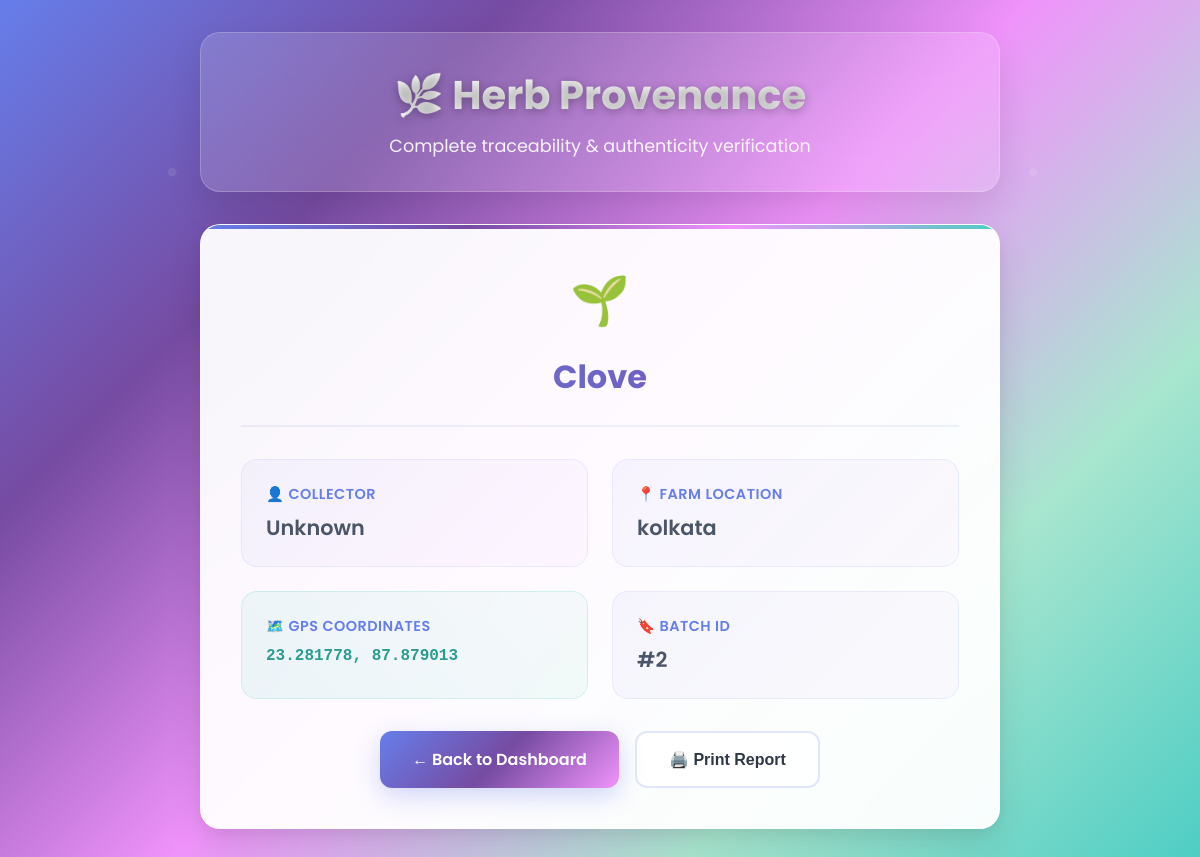
Page /provenance/2 on the earlier database version.
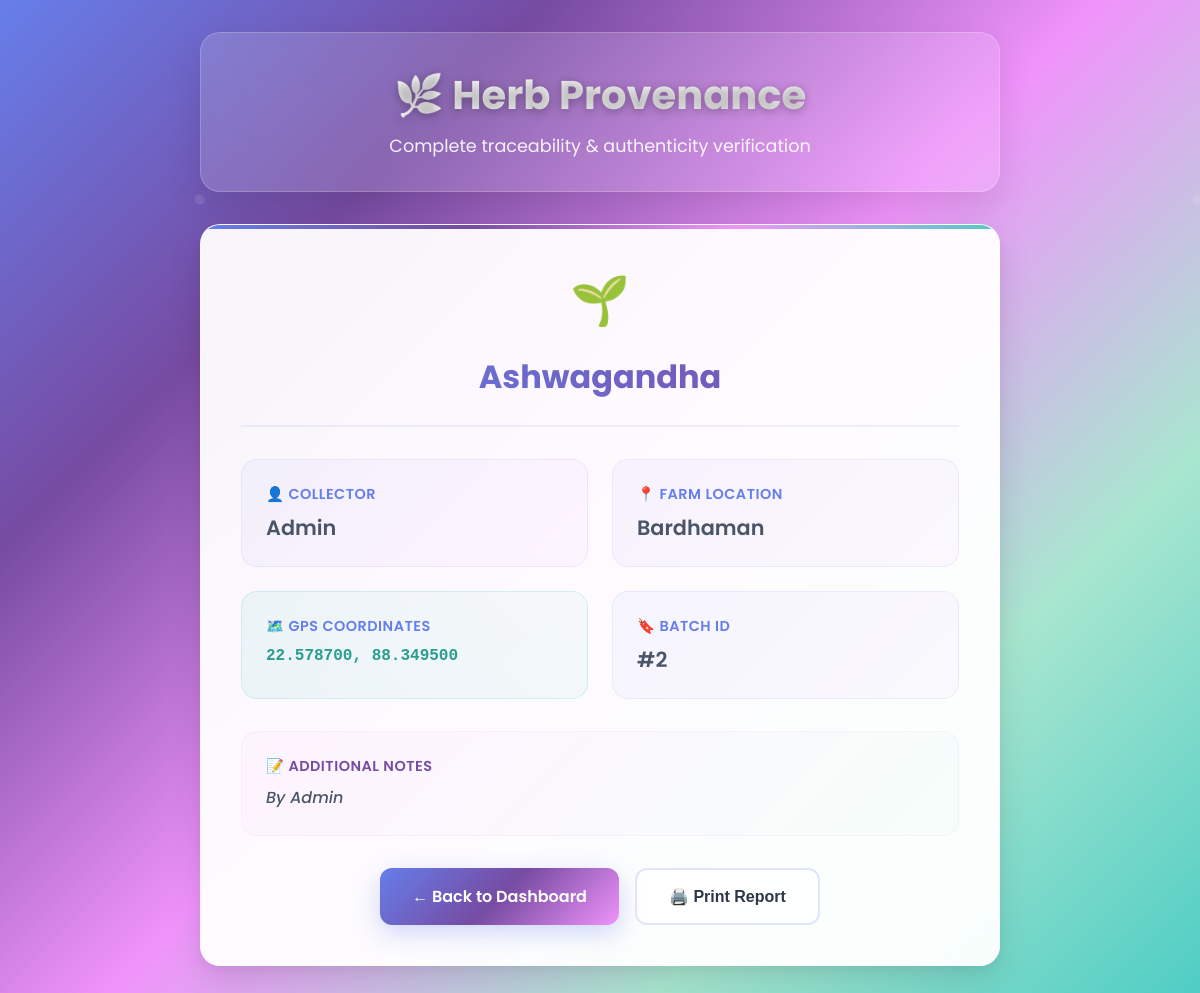
Same page on the later database version.
### models.py (models this page shows, shortened)
class HerbBatch(db.Model):
    __tablename__ = 'herb_batch'
    id = db.Column(db.Integer, primary_key=True)
    herb_name = db.Column(db.String(120), nullable=False)
    collector = db.Column(db.String(120))
    farm_location = db.Column(db.String(256))
    collected_on = db.Column(db.DateTime, default=datetime.utcnow)  # Full timestamp
    latitude = db.Column(db.Float)        # Geo-tag: Latitude
    longitude = db.Column(db.Float)       # Geo-tag: Longitude
    geo_precision = db.Column(db.Float)   # Optional: GPS accuracy in meters
    notes = db.Column(db.Text)
    qr_code_data = db.Column(db.String(512))  # Encoded QR content or image path
    blockchain_tx = db.Column(db.String(256))  # Future Fabric integration
    user_id = db.Column(db.Integer, db.ForeignKey('user.id'), nullable=False)

### app.py (the view)
@app.route('/provenance/<int:batch_id>')
def provenance(batch_id):
    batch = HerbBatch.query.get_or_404(batch_id)
    return render_template('provenance.html', batch=batch)

### templates/provenance.html (shortened to what this page needs)
<!DOCTYPE html>
<html lang="en">
<head>
</head>
<body>
    <div class="container">
        <div class="header">
            <h1>🌿 Herb Provenance</h1>
            <p>Complete traceability & authenticity verification</p>
        </div>
        <div class="provenance-card">
            <div class="herb-title">
                <span class="herb-emoji">🌱</span>
                <h2>{{ batch.herb_name }}</h2>
            </div>
            <div class="info-grid">
                <div class="info-item">
                    <div class="info-label">
                        👤 Collector
                    </div>
                    <div class="info-value large">{{ batch.collector }}</div>
                </div>
                <div class="info-item">
                    <div class="info-label">
                        📍 Farm Location
                    </div>
                    <div class="info-value large">{{ batch.farm_location }}</div>
                </div>
                <div class="info-item coordinates">
                    <div class="info-label">
                        🗺️ GPS Coordinates
                    </div>
                    <div class="info-value">
                        {% if batch.latitude and batch.longitude %}
                            {{ "%.6f"|format(batch.latitude|float) }}, {{ "%.6f"|format(batch.longitude|float) }}
                        {% else %}
                            Not provided
                        {% endif %}
                    </div>
                </div>
                <div class="info-item">
                    <div class="info-label">
                        🔖 Batch ID
                    </div>
                    <div class="info-value large">#{{ batch.id }}</div>
                </div>
            </div>
            {% if batch.notes %}
            <div class="notes-section">
                <div class="info-label">
                    📝 Additional Notes
                </div>
                <div class="info-value">{{ batch.notes }}</div>
            </div>
            {% endif %}
            <div class="action-buttons">
                <a href="{{ url_for('dashboard') }}" class="btn btn-primary">
                    ← Back to Dashboard
                </a>
                <button onclick="window.print()" class="btn btn-secondary">
                    🖨️ Print Report
                </button>
            </div>
        </div>
    </div>
</body>
</html>

Differences in the rows shown:
changed HerbBatch id 2: herb_name "Clove" → "Ashwagandha"; collector "Unknown" → "Admin"; farm_location "kolkata" → "Bardhaman"; latitude "23.281778" → "22.578700"; longitude "87.879013" → "88.349500"; notes (not shown) → "By Admin"
Other differences:
text now shown: "📝 ADDITIONAL NOTES"
